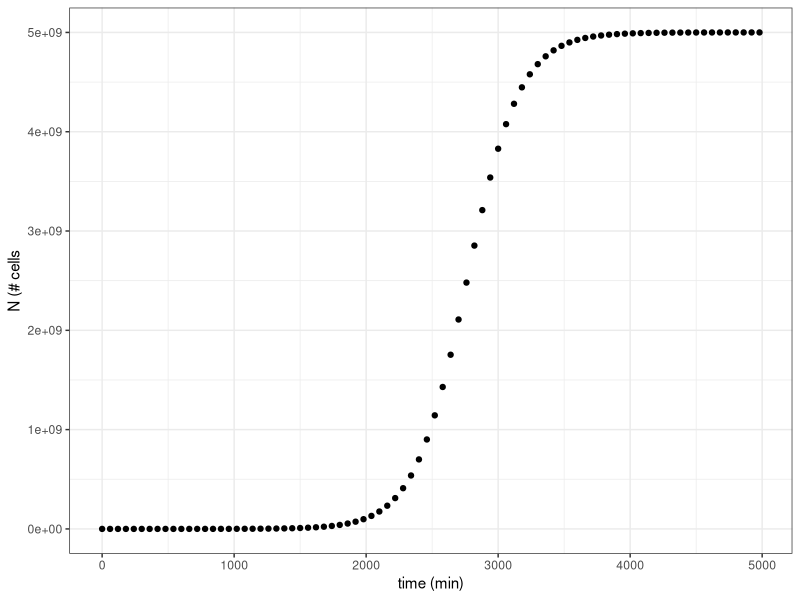
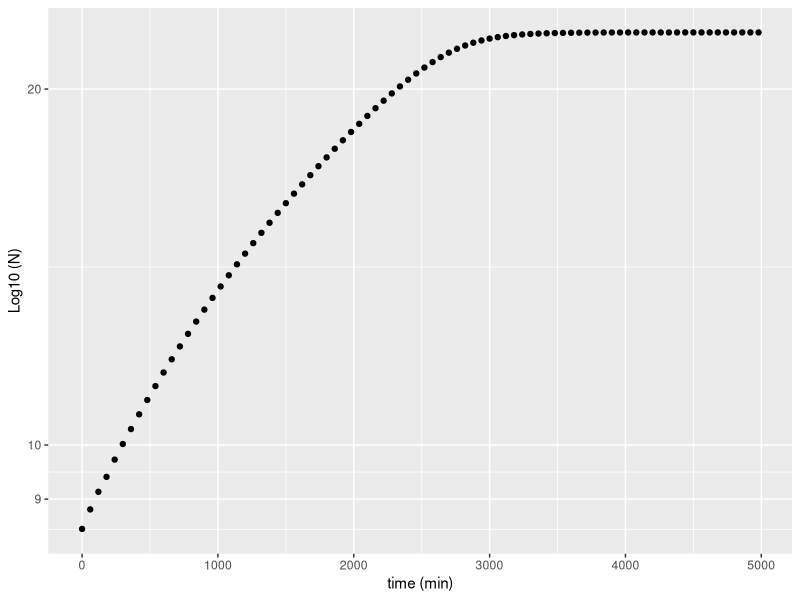

Write R code to recreate these figures, in order.
#Script to plot the logistic growth data

growth_data <- read.csv("experiment3.csv")

install.packages("ggplot2")
library(ggplot2)

ggplot(aes(t,N), data = growth_data) +
  
  geom_point() +
  
  xlab("time (min)") +
  
  ylab("N (# cells") +
  
  theme_bw()

ggplot(aes(t,log(N)), data = growth_data) +
  
  geom_point() +
  
  xlab("time (min)") +
  
  ylab("Log10 (N)") +
  
  scale_y_continuous(trans='log10')
